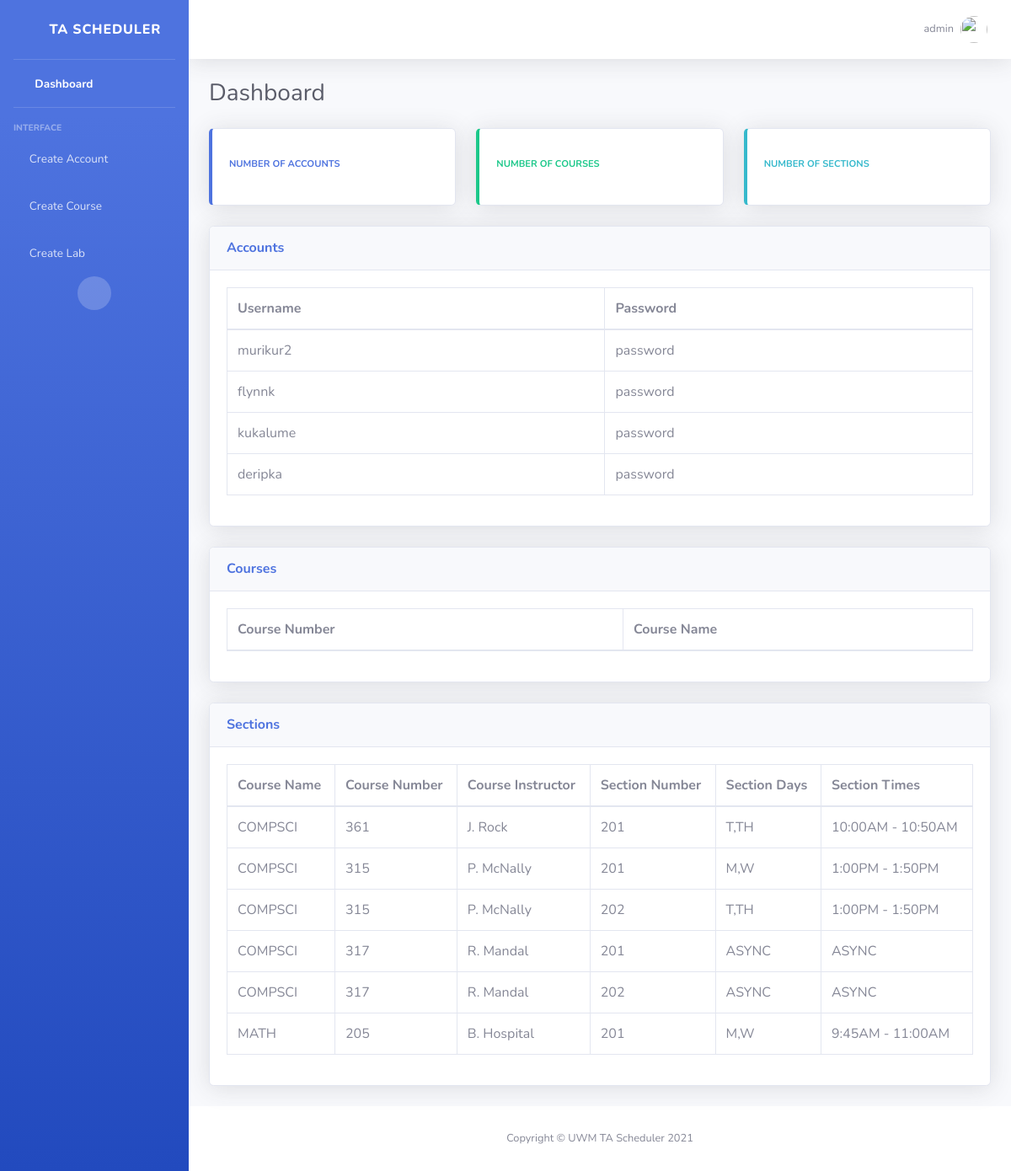
Before: /home/ (signed in) with the older database file.
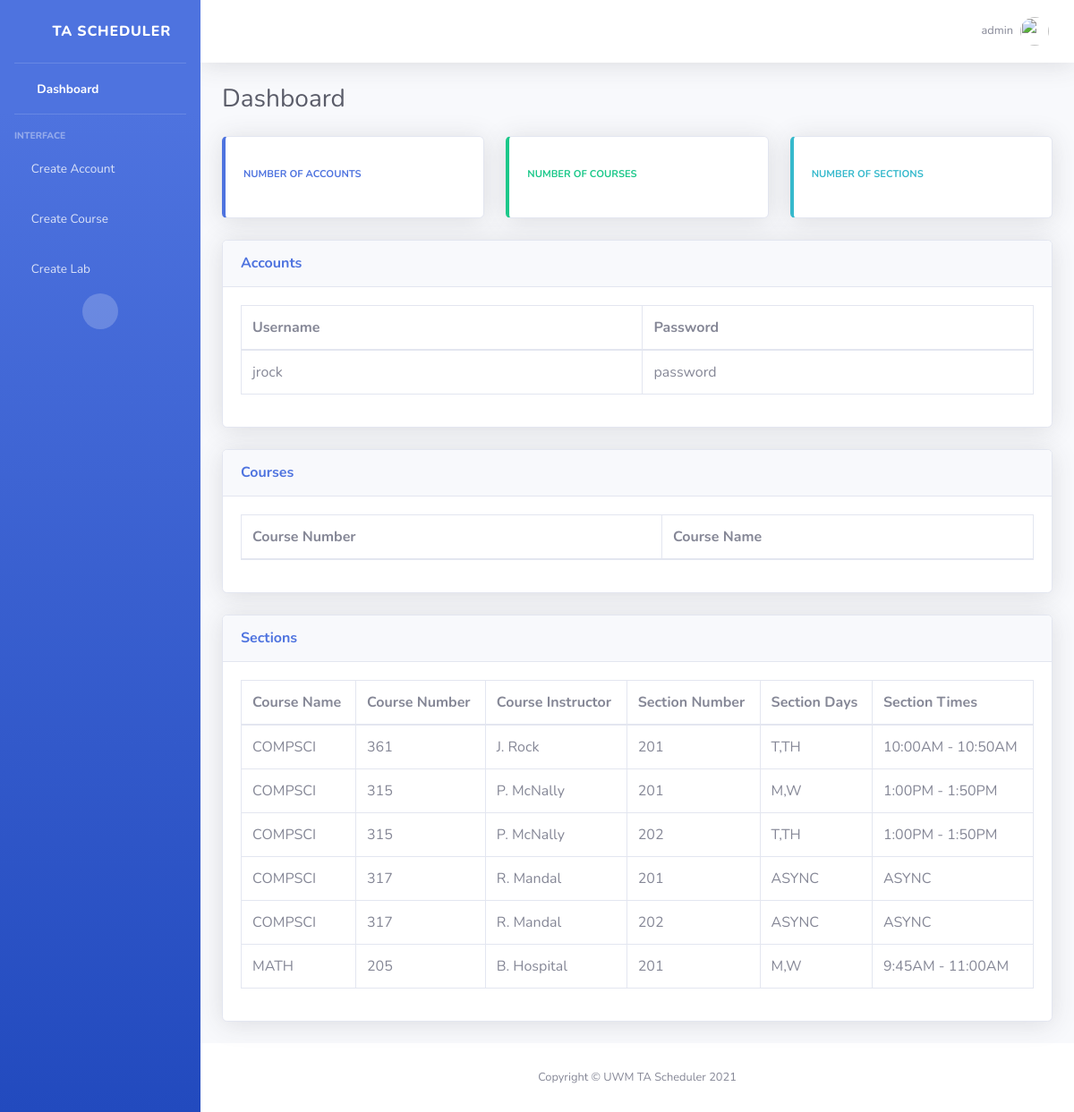
After: the same page with the newer database file.
### TA_Scheduler/models.py (models this page shows)
class myAccount(models.Model):
    userName = models.CharField(max_length=40)
    password = models.CharField(max_length=40)

### TA_Scheduler/views.py (the view)
# urls.py: 2. Add a URL to urlpatterns:  path('', Home.as_view(), name='home')
class Home(View):
    def get(self,request):
        userName = request.session["userName"]
        account_list = list(myAccount.objects.values_list("userName", "password"))
        course_list = list(myCourse.objects.values_list("courseNumber", "courseName"))
        return render(request, "home.html", {"account_list":account_list, "course_list":course_list, "userName":userName})

### templates/home.html (shortened to what this page needs)
{% load static %}
<!DOCTYPE html>
<html lang="en">
<head>
    <link href="{% static '/vendor/fontawesome-free/css/all.min.css' %}" rel="stylesheet" type="text/css">
    <link href="{% static '/css/sb-admin-2.min.css' %}" rel="stylesheet">
    <link href="{% static '/vendor/datatables/dataTables.bootstrap4.min.css' %}" rel="stylesheet">
</head>
<body id="page-top">
    <div id="wrapper">
        <ul class="navbar-nav bg-gradient-primary sidebar sidebar-dark accordion" id="accordionSidebar">
            <a class="sidebar-brand d-flex align-items-center justify-content-center" href="/home">
                <div class="sidebar-brand-icon rotate-n-15">
                    <i class="far fa-calendar-alt"></i>
                </div>
                <div class="sidebar-brand-text mx-3">TA Scheduler</div>
            </a>
            <hr class="sidebar-divider my-0">
            <li class="nav-item active">
                <a class="nav-link" href="/home">
                    <i class="fas fa-fw fa-tachometer-alt"></i>
                    <span>Dashboard</span></a>
            </li>
            <hr class="sidebar-divider">
            <div class="sidebar-heading">
                Interface
            </div>
			<li class="nav-item">
                <a class="nav-link" href="/create-account">
					<i class="fas fa-user-circle"></i>
                    <span>Create Account</span></a>
            </li>
			<li class="nav-item">
                <a class="nav-link" href="/create-course">
					<i class="fas fa-book-open"></i>
                    <span>Create Course</span></a>
            </li>
			<li class="nav-item">
                <a class="nav-link" href="/create-lab">
					<i class="fas fa-book-reader"></i>
                    <span>Create Lab</span></a>
            </li>
            <div class="text-center d-none d-md-inline">
                <button class="rounded-circle border-0" id="sidebarToggle"></button>
            </div>
        </ul>
        <div id="content-wrapper" class="d-flex flex-column">
            <div id="content">
                <nav class="navbar navbar-expand navbar-light bg-white topbar mb-4 static-top shadow">
                    <ul class="navbar-nav ml-auto">
                        <li class="nav-item dropdown no-arrow">
                            <a class="nav-link dropdown-toggle" href="#" id="userDropdown" role="button"
                                data-toggle="dropdown" aria-haspopup="true" aria-expanded="false">
                                <span class="mr-2 d-none d-lg-inline text-gray-600 small">{{ userName }}</span>
                                <img class="img-profile rounded-circle"
                                    src="{% static 'img/undraw_profile.svg' %}">
                            </a>
                        </li>
                    </ul>
                </nav>
                <div class="container-fluid">
                    <div class="d-sm-flex align-items-center justify-content-between mb-4">
                        <h1 class="h3 mb-0 text-gray-800">Dashboard</h1>
                    </div>
                    <div class="row">
                        <div class="col-xl-4 col-md-4 mb-4">
                            <div class="card border-left-primary shadow h-100 py-2">
                                <div class="card-body">
                                    <div class="row no-gutters align-items-center">
                                        <div class="col mr-2">
                                            <div class="text-xs font-weight-bold text-primary text-uppercase mb-1">
                                                Number of Accounts</div>
                                        </div>
                                        <div class="col-auto">
											<i class="fas fa-user-circle fa-2x text-gray-300"></i>
                                        </div>
                                    </div>
                                </div>
                            </div>
                        </div>
                        <div class="col-xl-4 col-md-4 mb-4">
                            <div class="card border-left-success shadow h-100 py-2">
                                <div class="card-body">
                                    <div class="row no-gutters align-items-center">
                                        <div class="col mr-2">
                                            <div class="text-xs font-weight-bold text-success text-uppercase mb-1">
                                                Number of Courses</div>
                                        </div>
                                        <div class="col-auto">
											<i class="fas fa-book-open fa-2x text-gray-300"></i>
                                        </div>
                                    </div>
                                </div>
                            </div>
                        </div>
                        <div class="col-xl-4 col-md-4 mb-4">
                            <div class="card border-left-info shadow h-100 py-2">
                                <div class="card-body">
                                    <div class="row no-gutters align-items-center">
                                        <div class="col mr-2">
                                            <div class="text-xs font-weight-bold text-info text-uppercase mb-1">Number of Sections</div>
                                        </div>
                                        <div class="col-auto">
											<i class="fas fa-book-reader fa-2x text-gray-300"></i>
                                        </div>
                                    </div>
                                </div>
                            </div>
                        </div>
                    </div>
                     <div class="card shadow mb-4">
                        <div class="card-header py-3">
                            <h6 class="m-0 font-weight-bold text-primary">Accounts</h6>
                        </div>
                        <div class="card-body">
                            <div class="table-responsive">
                                <table class="table table-bordered" id="accountData" width="100%" cellspacing="0">
                                    <thead>
                                        <tr>
                                            <th>Username</th>
                                            <th>Password</th>
                                        </tr>
                                    </thead>
                                    <tbody>
                                    {% for i in account_list %}
                                        <tr>
                                            <td>{{ i.0 }}</td>
                                            <td>{{ i.1 }}</td>
                                        </tr>
                                    {% endfor %}
                                    </tbody>
                                </table>
                            </div>
                        </div>
                    </div>
					<div class="card shadow mb-4">
                        <div class="card-header py-3">
                            <h6 class="m-0 font-weight-bold text-primary">Courses</h6>
                        </div>
                        <div class="card-body">
                            <div class="table-responsive">
                                <table class="table table-bordered" id="courseData" width="100%" cellspacing="0">
                                    <thead>
                                        <tr>
											<th>Course Number</th>
                                            <th>Course Name</th>
                                        </tr>
                                    </thead>
                                </table>
                            </div>
                        </div>
                    </div>
					<div class="card shadow mb-4">
                        <div class="card-header py-3">
                            <h6 class="m-0 font-weight-bold text-primary">Sections</h6>
                        </div>
                        <div class="card-body">
                            <div class="table-responsive">
                                <table class="table table-bordered" id="sectionData" width="100%" cellspacing="0">
                                                                        <thead>
                                        <tr>
                                            <th>Course Name</th>
											<th>Course Number</th>
											<th>Course Instructor</th>
											<th>Section Number</th>
											<th>Section Days</th>
											<th>Section Times</th>
                                        </tr>
                                    </thead>
                                    <tbody>
                                        <tr>
                                            <td>COMPSCI</td>
											<td>361</td>
											<td>J. Rock</td>
											<td>201</td>
											<td>T,TH</td>
											<td>10:00AM - 10:50AM</td>
										</tr>
										<td>COMPSCI</td>
											<td>315</td>
											<td>P. McNally</td>
											<td>201</td>
											<td>M,W</td>
											<td>1:00PM - 1:50PM</td>
										<td>COMPSCI</td>
											<td>315</td>
											<td>P. McNally</td>
											<td>202</td>
											<td>T,TH</td>
											<td>1:00PM - 1:50PM</td>
										<td>COMPSCI</td>
											<td>317</td>
											<td>R. Mandal</td>
											<td>201</td>
											<td>ASYNC</td>
											<td>ASYNC</td>
										<td>COMPSCI</td>
											<td>317</td>
											<td>R. Mandal</td>
											<td>202</td>
											<td>ASYNC</td>
											<td>ASYNC</td>
										<td>MATH</td>
											<td>205</td>
											<td>B. Hospital</td>
											<td>201</td>
											<td>M,W</td>
											<td>9:45AM - 11:00AM</td>
                                    </tbody>
                                </table>
                            </div>
                        </div>
                    </div>
                </div>
            </div>
            <footer class="sticky-footer bg-white">
                <div class="container my-auto">
                    <div class="copyright text-center my-auto">
                        <span>Copyright &copy; UWM TA Scheduler 2021</span>
                    </div>
                </div>
            </footer>
        </div>
    </div>
</body>
</html>

Changed rows visible on the page:
removed myAccount: userName "murikur2", password "password"
removed myAccount: userName "flynnk", password "password"
removed myAccount: userName "kukalume", password "password"
removed myAccount: userName "deripka", password "password"
added myAccount: userName "jrock", password "password"
